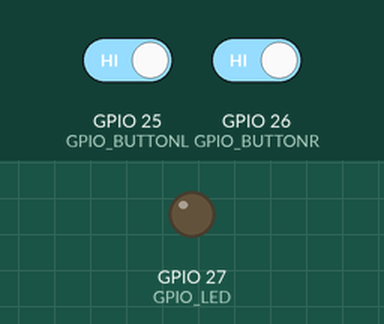
Recording of a sketch running on a simulated ESP32. Parts: output pins drawn as LEDs (lit = HIGH). The inputs (shaded band) are chosen by the test bench; at power-on: GPIO 25 (GPIO_BUTTONL) HIGH, GPIO 26 (GPIO_BUTTONR) HIGH. WiFi joins after 1.5 s; servers stay silent unless stated; the local clock reads 2024-03-15 10:24:30 at power-on unless the sketch sets it; what the sketch prints to the serial monitor is not drawn.

Above: at 5.2 s.
5.3 s: GPIO 25 (GPIO_BUTTONL) driven LOW and GPIO 26 (GPIO_BUTTONR) driven LOW
At 5.7 s:
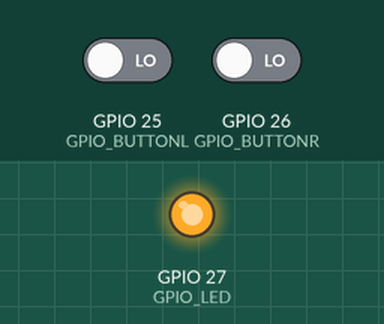
6.8 s: GPIO 25 (GPIO_BUTTONL) driven HIGH
At 7.9 s:
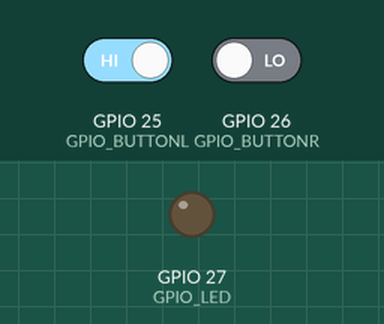
8.3 s: GPIO 25 (GPIO_BUTTONL) driven LOW
At 9.2 s:
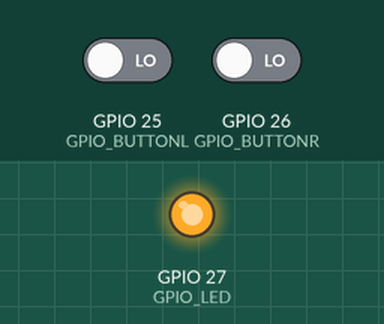
Timing chart, 0 to 11.3 s (numbered marks = the images above; inputs shaded):
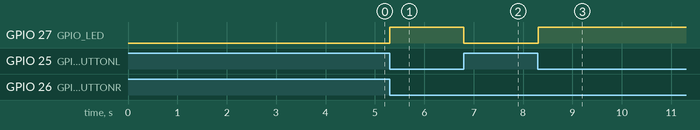

The sketch:

week3-2.ino
```cpp
// (licence header left out)
#include <WiFi.h>
#include "secret.h"
#include "time.h"
#include "esp_sntp.h"

#define GPIO_LED 27
#define GPIO_BUTTONL 25
#define GPIO_BUTTONR 26

const char* ntpServer = "nl.pool.ntp.org";
const long gmtOffset_sec = 3600;
const int daylightOffset_sec = 3600;

const int glob_buf_size = (64 * sizeof(char));
char *glob_time_buf;

void SNTP_connect() {
  const time_t old_past = 1577836800; // 2020-01=01T00:00:00Z
  Serial.println("\r\nConnect to SNTP server");
  sntp_setoperatingmode(SNTP_OPMODE_POLL);
  sntp_setservername(0, "pool.ntp.org");
  sntp_init();
  setenv("TZ", "CET-1CEST-2, m3.5.0/02:00:00, M10.5.0/03:00:00", 1);
  tzset();

  bool connected = false;
  while (!connected) {
    delay(500);
    time_t now;
    if (time(&now) < old_past) {
      Serial.print(".");
    } else {
      Serial.println("CONNECTED");
      connected = true;
    }
  }
}

void getLocalTime(char *time_buf, int time_buf_size) {
  time_t now;
  struct tm timeinfo;
  time(&now);
  localtime_r(&now, &timeinfo);
  strftime(time_buf, time_buf_size, "%c", &timeinfo);
  return;
}

void WiFi_connect() {
  Serial.println("Connecting to WiFi...");
  WiFi.begin(ssid, password);
  while (WiFi.status() != WL_CONNECTED) {
    // Wait for connection
    delay(500);
    Serial.print(".");
  }
  Serial.print("Connected to WiFi: ");
  Serial.println(WiFi.SSID());
}

static QueueHandle_t queue;
static QueueHandle_t audit_queue;
static const int max_audit_entries = 20;
static int num_audit_entries = 0;

void addAuditEntryAndPrint() {
  getLocalTime(glob_time_buf, glob_buf_size);

  if (num_audit_entries < max_audit_entries) {
    // Voeg de timestamp toe aan het einde van de audit_queue
    xQueueSendToBack(audit_queue, glob_time_buf, 0);
    num_audit_entries++;
  } else {
    // Verwijder de oudste timestamp uit de audit_queue
    char old_entry[glob_buf_size];
    xQueueReceive(audit_queue, &old_entry, 0);

    // Voeg de nieuwe timestamp toe aan het einde van de audit_queue
    xQueueSendToBack(audit_queue, glob_time_buf, 0);
  }

  Serial.print("Button pressed at: ");
  Serial.println(glob_time_buf);
  Serial.println(num_audit_entries);
}

static const int reset_press = -998;

static void debounce_task(void *argp) {
  unsigned button_gpio = *(unsigned *)argp;
  uint32_t level, state = 0;
  uint32_t mask = 0x7FFFFFFF;
  int event, last = -999;

  for (;;) {
    level = !digitalRead(button_gpio);
    state = (state << 1) | level;
    if ((state & mask) == mask)
      event = button_gpio;  // Press
    else
      event = -button_gpio; // Release

    if (event != last) {
      if (xQueueSendToBack(queue, &event, 0) == pdPASS) {
        last = event;
      } else if (event < 0) {
        do {
          xQueueReset(queue);
        } while (xQueueSendToBack(queue, &reset_press, 0) != pdPASS);
        last = event;
      }
    }
    taskYIELD();
  }
}

static void press_task(void *argp) {
  static const uint32_t enable = (1 << GPIO_BUTTONL) | (1 << GPIO_BUTTONR);
  BaseType_t s;
  int event;
  uint32_t state = 0;

  digitalWrite(GPIO_LED, LOW);

  for (;;) {
    s = xQueueReceive(
        queue,
        &event,
        portMAX_DELAY);
    assert(s == pdPASS);

    if (event == reset_press) {
      digitalWrite(GPIO_LED, LOW);
      state = 0;
      printf("RESET!!\n");
      continue;
    }

    if (event >= 0) {
      state |= 1 << event;
      if (state == enable) {
        addAuditEntryAndPrint();
        digitalWrite(GPIO_LED, HIGH);
      }
    } else {
      state &= ~(1 << -event);
      if (state != enable) {
        digitalWrite(GPIO_LED, LOW);
      }
    }
  }
}

void setup() {
  Serial.begin(115200);
  WiFi_connect();
  SNTP_connect();
  glob_time_buf = (char *)malloc(glob_buf_size);
  assert(glob_time_buf != NULL);

  int app_cpu = xPortGetCoreID();
  static int left = GPIO_BUTTONL;
  static int right = GPIO_BUTTONR;
  TaskHandle_t h;
  BaseType_t rc;

  delay(2000);
  queue = xQueueCreate(2, sizeof(int));
  assert(queue);

  audit_queue = xQueueCreate(max_audit_entries, glob_buf_size);
  assert(audit_queue);

  pinMode(GPIO_LED, OUTPUT);
  pinMode(GPIO_BUTTONL, INPUT_PULLUP);
  pinMode(GPIO_BUTTONR, INPUT_PULLUP);

  rc = xTaskCreatePinnedToCore(
      debounce_task,
      "debounceL",
      2048,
      &left,
      1,
      &h,
      app_cpu);
  assert(rc == pdPASS);
  assert(h);

  rc = xTaskCreatePinnedToCore(
      debounce_task,
      "debounceR",
      2048,
      &right,
      1,
      &h,
      app_cpu);
  assert(rc == pdPASS);
  assert(h);

  rc = xTaskCreatePinnedToCore(
      press_task,
      "led",
      2048,
      nullptr,
      1,
      &h,
      app_cpu);
  assert(rc == pdPASS);
  assert(h);
}

void loop() {
  // Loop is not used in this example
}
```

secret.h
```cpp
// data below is set as a define in the file secret.h
const char* ssid = "temphostnet";
const char* password = "supersterkww";
```

Measured:
- after the input at 5.3 s, GPIO 27 (GPIO_LED): LOW → HIGH at once
- after the input at 6.8 s, GPIO 27 (GPIO_LED): HIGH → LOW at once
- after the input at 8.3 s, GPIO 27 (GPIO_LED): LOW → HIGH at once
